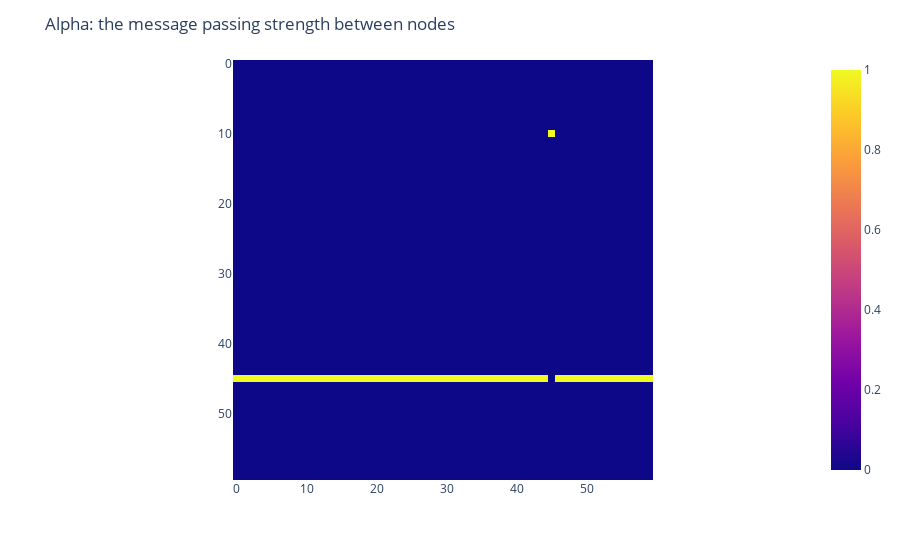

Write notebook code for a chart like this one.
### Code cell
from torch_geometric.utils import (
    add_self_loops,
    is_torch_sparse_tensor,
    remove_self_loops,
    softmax,
    to_dense_adj
)

matrix_alpha = to_dense_adj(adj, edge_attr = alpha).cpu().detach()
matrix_alpha = matrix_alpha.squeeze()
fig = px.imshow(matrix_alpha)
fig.update_layout(
    title="Alpha: the message passing strength between nodes"
)
fig.show()

### Figure 1 — Plotly figure (JSON) as saved in the notebook; plotly's stock layout.template omitted (floating-point values rounded to 4 significant figures; data arrays with more than 128 entries replaced by an {"elided": "..."} marker saying what was removed)
{"data": [{"coloraxis": "coloraxis", "hovertemplate": "x: %{x}<br>y: %{y}<br>color: %{z}<extra></extra>", "name": "0", "type": "heatmap", "xaxis": "x", "yaxis": "y", "z": {"elided": "60x60 float values"}}], "layout": {"coloraxis": {"colorscale": [[0, "#0d0887"], [0.1111, "#46039f"], [0.2222, "#7201a8"], [0.3333, "#9c179e"], [0.4444, "#bd3786"], [0.5556, "#d8576b"], [0.6667, "#ed7953"], [0.7778, "#fb9f3a"], [0.8889, "#fdca26"], [1, "#f0f921"]]}, "margin": {"t": 60}, "title": {"text": "Alpha: the message passing strength between nodes"}, "xaxis": {"anchor": "y", "constrain": "domain", "domain": [0, 1], "scaleanchor": "y"}, "yaxis": {"anchor": "x", "autorange": "reversed", "constrain": "domain", "domain": [0, 1]}}}
